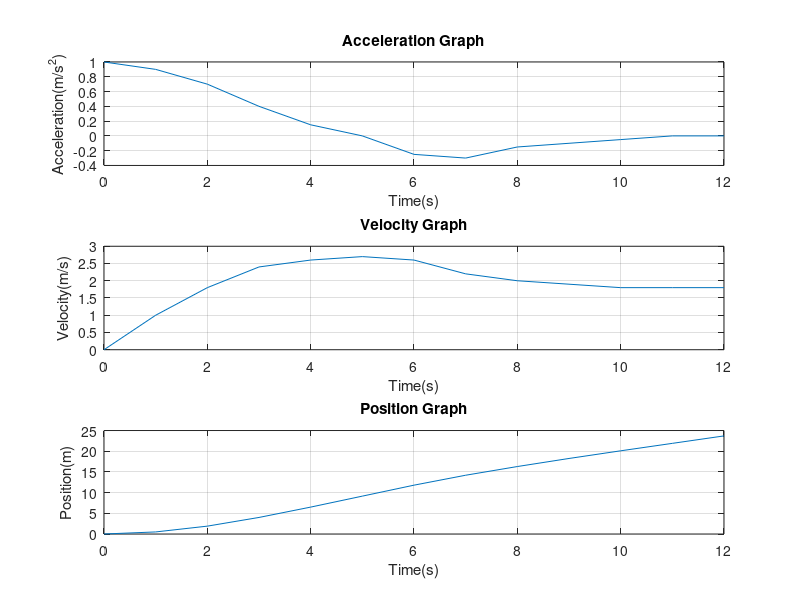

This chart was generated by the following MATLAB code:
% Create time and velocity arrays
t = 0:1:12;
vel = [0 1 1.8 2.4 2.6 2.7 2.6 2.2 2 1.9 1.8 1.8 1.8];
% Determine the acceleration function
n = length(t);
acc = zeros(size(vel));
acc(1) = (vel(2)-vel(1))/1;
acc(2:n-1) = (vel(3:n)-vel(1:n-2))/2;
% Determine the position function
pos = cumtrapz(t,vel);
% Create three separate plots: acceleration, velocity, and position
subplot(3,1,1)
plot(t,acc)
grid on
title('Acceleration Graph')
xlabel('Time(s)')
ylabel('Acceleration(m/s^2)')
subplot(3,1,2)
plot(t,vel)
grid on
title('Velocity Graph')
xlabel('Time(s)')
ylabel('Velocity(m/s)')
subplot(3,1,3)
plot(t,pos)
grid on
title('Position Graph')
xlabel('Time(s)')
ylabel('Position(m)')
hold on
xlim([0 12])